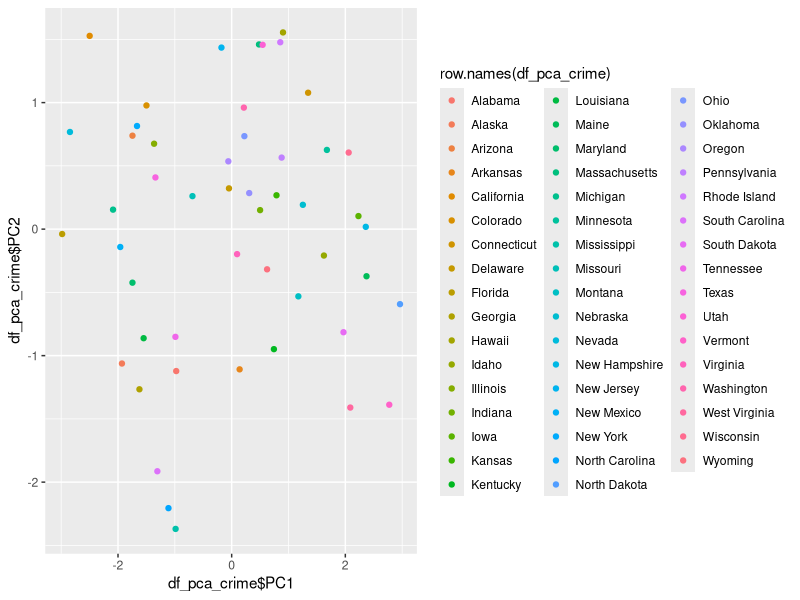
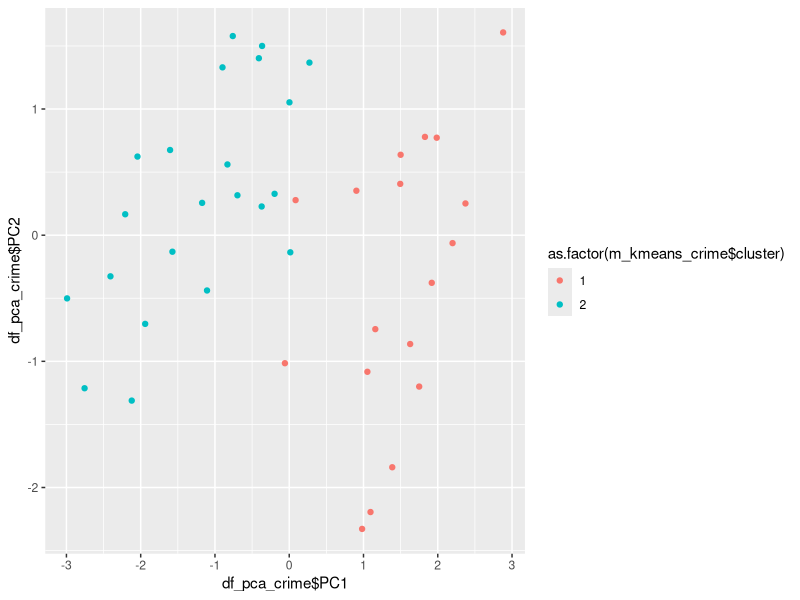
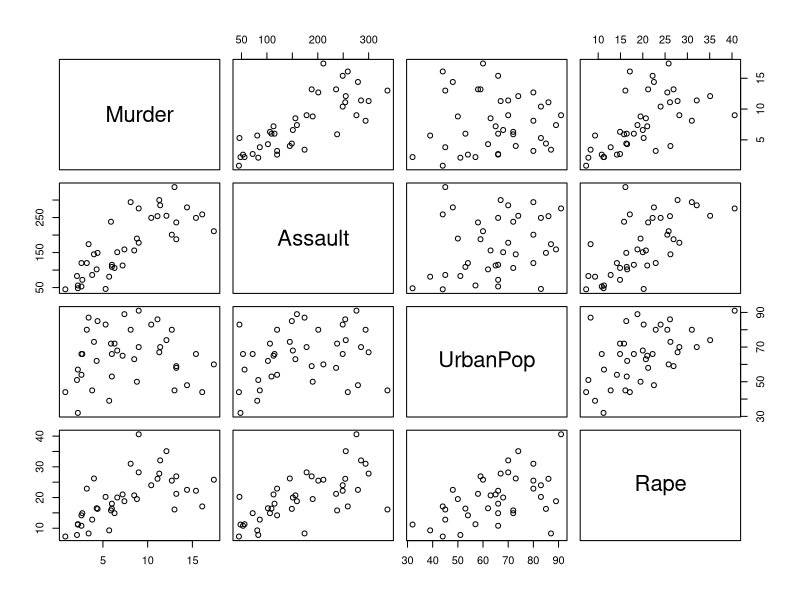
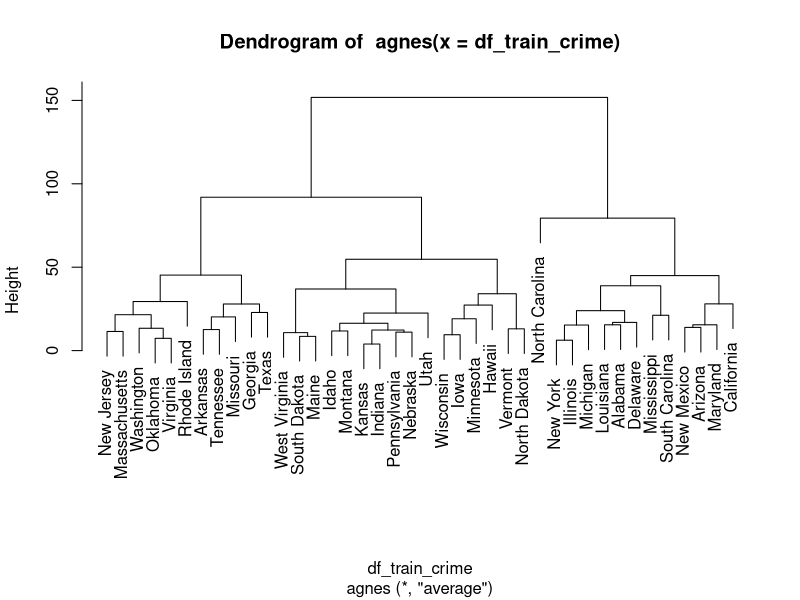
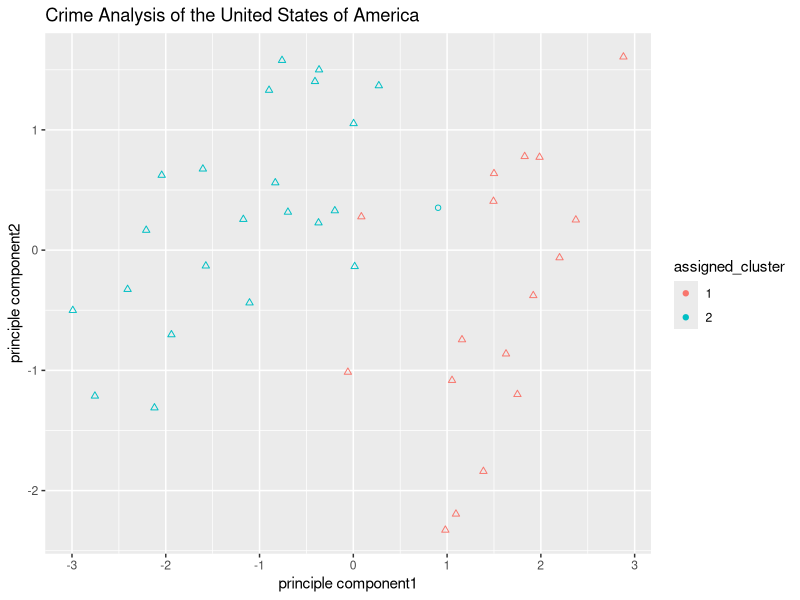

Recreate these plots in R, in order.
## ---- chunk 1
knitr::opts_chunk$set(echo = TRUE)
## ---- chunk 2
library( ggplot2 )


data( "USArrests" )
df_crime = data.frame( USArrests )

summary( df_crime )
nrow( df_crime )

m_pca_crime = 
  prcomp( 
    x = df_crime,
    center = TRUE,
    scale = TRUE
  )

summary( m_pca_crime )

head( m_pca_crime$x)

df_pca_crime = data.frame( m_pca_crime$x )

g_pca_crime = ggplot(
  data = df_pca_crime,
  mapping = aes(
    x = df_pca_crime$PC1,
    y = df_pca_crime$PC2,
    colour = row.names( df_pca_crime )
  )
)

g_pca_crime + geom_point()

summary( df_crime )

#nothing obvious on cluster centers try k-means with k =2, as there might be a verticle divide

## ---- chunk 3
#working dataset
head( df_crime )

index_train_crime =
  sample( 
    1: nrow( df_crime ),
    size = .8*nrow(df_crime)
    )

df_train_crime = df_crime[ index_train_crime, ]

df_test_crime = df_crime[ -index_train_crime, ]

nrow( df_train_crime )
nrow( df_test_crime )

#there's no real test as this is clustering not classification, but i want to see how sensitive the clusters are to small perturbations in the data. i also want to see how the ratio of between cluster variance over total variance changes with the addition of data

set.seed( 100 )

m_kmeans_crime =
  kmeans( x = df_train_crime,
          centers = 2,
          iter.max = 20,
          nstart = 4
          )

m_kmeans_crime$betweenss/m_kmeans_crime$totss

# this is a quassi R squared like statistic, as R squared 
# as SS Total = SS residual + SS regression, where you want SS residual to be as low as Possible,
# here SS Total = SS between + SS within

#pca had 99% of variance at two dimensions, interested to see what kmeans at center = 3 looks like

m_3means_crime =
  kmeans( x = df_train_crime,
          centers = 3,
          iter.max = 20,
          nstart = 4
          )

clusteRsquared = function( cluster_model ){
  cluster_model$betweenss/cluster_model$totss
}

clusteRsquared( m_3means_crime )

clusteRsquared( m_kmeans_crime )


summary( m_kmeans_crime )

m_kmeans_crime$totss
m_3means_crime$totss

#use graphical output to see if the 2 or 3 clusters seem to fit the data better

df_pca_crime = data.frame( prcomp( df_train_crime, center = TRUE, scale = TRUE )$x )

g_cluster_crime =
  ggplot(
    x = df_pca_crime,
    mapping = aes(
      x = df_pca_crime$PC1,
      y = df_pca_crime$PC2,
      colour = as.factor( m_kmeans_crime$cluster )
    )
  )



g_cluster_crime + geom_point()


## ---- chunk 4

library( cluster )

# before i do test cases i want to check if bottom up clustering
# aglomerative nesting produces similar or divergent results

m_agnes_crime = agnes( df_train_crime )

plot( df_train_crime )

## ---- chunk 5

pltree( m_agnes_crime )
## ---- chunk 6

m_2means_total_crime =
  kmeans(
    x = df_crime,
    centers = 2,
    iter.max = 20
  )

m_2means_total_crime$centers
m_kmeans_crime$centers




## ---- chunk 7

m_3means_total_crime =
  kmeans(
    x = df_crime,
    centers = 3,
    iter.max = 20
  )

m_3means_total_crime$centers
m_3means_crime$centers


## ---- chunk 8

df_train_crime$predict_train = m_kmeans_crime$cluster


df_partial_crime = data.frame( m_kmeans_crime$cluster )
df_total_crime = data.frame( m_2means_total_crime$cluster )

row.names( df_partial_crime )

df_partial_crime$state = row.names( df_partial_crime )
df_total_crime$state = row.names( df_total_crime )

names( df_partial_crime ) = c( "cluster", "state" )
names( df_total_crime ) = c( "cluster", "state" )

df_stability_crime =
  merge(
    x = df_partial_crime,
    y = df_total_crime,
    by = intersect( "state", "state"),
    all.x = FALSE,
    all.y = FALSE
    )

df_stability_crime$stability = 
  as.integer( 
    df_stability_crime$cluster.x == 
    df_stability_crime$cluster.y
    )


mean( df_stability_crime$stability )

#95 % of the cluster specifications stayed the same, agrees with aglomerative nesting, and PCA


df_pca_crime$state = row.names( df_pca_crime )

df_g_stability_crime =
  merge(
    x = df_stability_crime,
    y = df_pca_crime,
    by = intersect( "state", "state" ),
    all.x = FALSE,
    all.y = FALSE
  )

head( df_g_stability_crime )


g_results_crime =
  ggplot(
    data = df_g_stability_crime,
    mapping = aes(
      x = df_g_stability_crime$PC1,
      y = df_g_stability_crime$PC2,
      colour = as.factor( df_g_stability_crime$cluster.y )
    )
  )

g_results_crime$labels$colour = "assigned_cluster"

g_results_crime +
  geom_point( shape = as.factor( df_g_stability_crime$stability ) ) +
  xlab( "principle component1") +
  ylab( "principle component2" ) +
  labs( title = "Crime Analysis of the United States of America")
  





